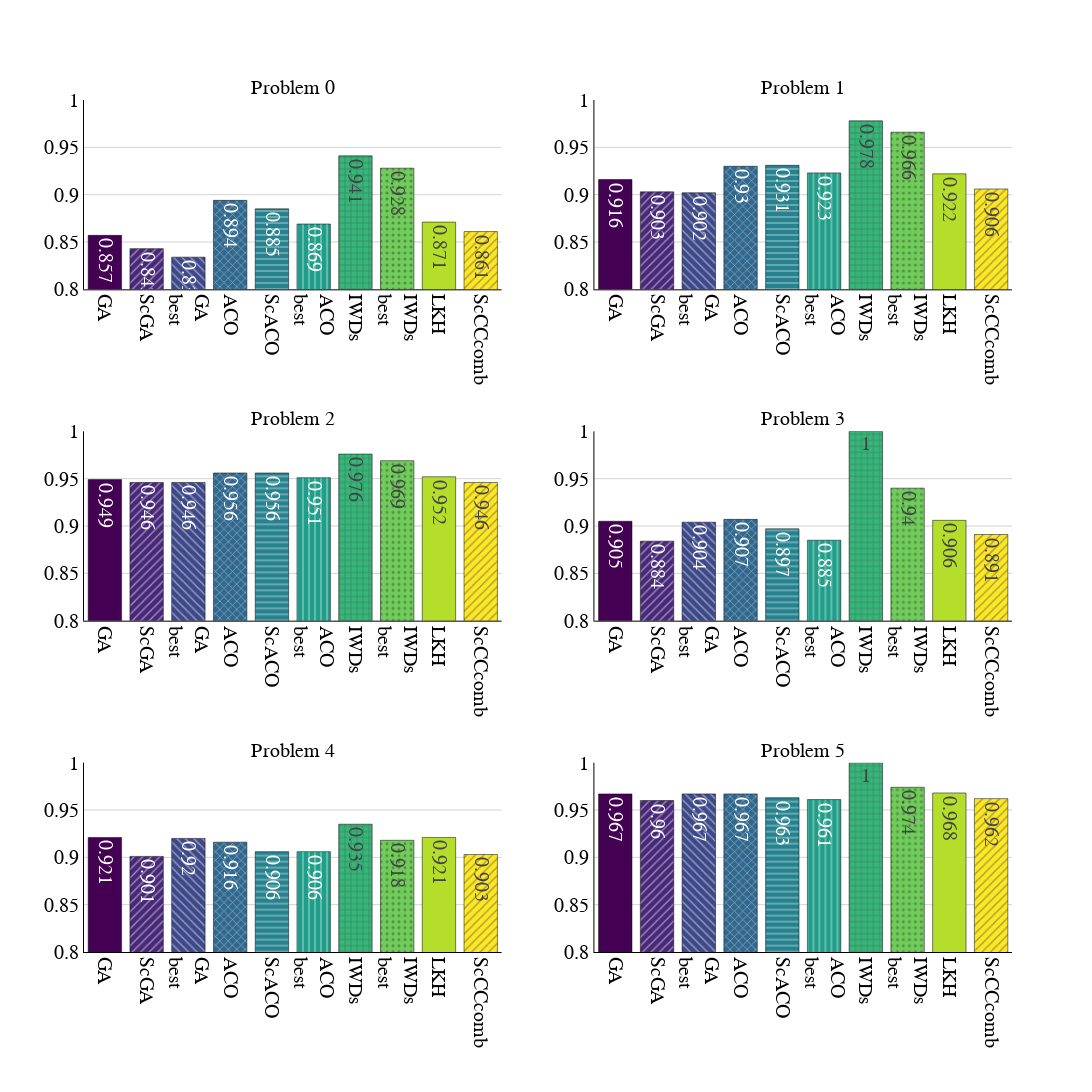

Write notebook code for a chart like this one.
### Code cell
make_bar_plot_for_problems(data_PO)

### Figure 1 — Plotly figure (JSON) as saved in the notebook; plotly's stock layout.template omitted (floating-point values rounded to 4 significant figures)
{"data": [{"marker": {"color": [0, 1, 2, 3, 4, 5, 6, 7, 8, 9], "colorscale": [[0, "#440154"], [0.1111, "#482878"], [0.2222, "#3e4989"], [0.3333, "#31688e"], [0.4444, "#26828e"], [0.5556, "#1f9e89"], [0.6667, "#35b779"], [0.7778, "#6ece58"], [0.8889, "#b5de2b"], [1, "#fde725"]], "line": {"color": "black"}, "pattern": {"shape": ["", "/", "\\", "x", "-", "|", "+", ".", "", "/", "\\", "x", "-", "|", "+", ".", "", "/", "\\", "x", "-", "|", "+", "."], "size": 6}}, "text": [0.857, 0.843, 0.834, 0.894, 0.885, 0.869, 0.941, 0.928, 0.871, 0.861], "type": "bar", "x": ["GA ", "ScGA", "GA <br>best", "ACO ", "ScACO", "ACO <br>best", "IWDs ", "IWDs <br>best", "LKH", "ScCCcomb"], "xaxis": "x", "y": [0.857, 0.843, 0.834, 0.894, 0.885, 0.869, 0.941, 0.928, 0.871, 0.861], "yaxis": "y"}, {"marker": {"color": [0, 1, 2, 3, 4, 5, 6, 7, 8, 9], "colorscale": [[0, "#440154"], [0.1111, "#482878"], [0.2222, "#3e4989"], [0.3333, "#31688e"], [0.4444, "#26828e"], [0.5556, "#1f9e89"], [0.6667, "#35b779"], [0.7778, "#6ece58"], [0.8889, "#b5de2b"], [1, "#fde725"]], "line": {"color": "black"}, "pattern": {"shape": ["", "/", "\\", "x", "-", "|", "+", ".", "", "/", "\\", "x", "-", "|", "+", ".", "", "/", "\\", "x", "-", "|", "+", "."], "size": 6}}, "text": [0.916, 0.903, 0.902, 0.93, 0.931, 0.923, 0.978, 0.966, 0.922, 0.906], "type": "bar", "x": ["GA ", "ScGA", "GA <br>best", "ACO ", "ScACO", "ACO <br>best", "IWDs ", "IWDs <br>best", "LKH", "ScCCcomb"], "xaxis": "x2", "y": [0.916, 0.903, 0.902, 0.93, 0.931, 0.923, 0.978, 0.966, 0.922, 0.906], "yaxis": "y2"}, {"marker": {"color": [0, 1, 2, 3, 4, 5, 6, 7, 8, 9], "colorscale": [[0, "#440154"], [0.1111, "#482878"], [0.2222, "#3e4989"], [0.3333, "#31688e"], [0.4444, "#26828e"], [0.5556, "#1f9e89"], [0.6667, "#35b779"], [0.7778, "#6ece58"], [0.8889, "#b5de2b"], [1, "#fde725"]], "line": {"color": "black"}, "pattern": {"shape": ["", "/", "\\", "x", "-", "|", "+", ".", "", "/", "\\", "x", "-", "|", "+", ".", "", "/", "\\", "x", "-", "|", "+", "."], "size": 6}}, "text": [0.949, 0.946, 0.946, 0.956, 0.956, 0.951, 0.976, 0.969, 0.952, 0.946], "type": "bar", "x": ["GA ", "ScGA", "GA <br>best", "ACO ", "ScACO", "ACO <br>best", "IWDs ", "IWDs <br>best", "LKH", "ScCCcomb"], "xaxis": "x3", "y": [0.949, 0.946, 0.946, 0.956, 0.956, 0.951, 0.976, 0.969, 0.952, 0.946], "yaxis": "y3"}, {"marker": {"color": [0, 1, 2, 3, 4, 5, 6, 7, 8, 9], "colorscale": [[0, "#440154"], [0.1111, "#482878"], [0.2222, "#3e4989"], [0.3333, "#31688e"], [0.4444, "#26828e"], [0.5556, "#1f9e89"], [0.6667, "#35b779"], [0.7778, "#6ece58"], [0.8889, "#b5de2b"], [1, "#fde725"]], "line": {"color": "black"}, "pattern": {"shape": ["", "/", "\\", "x", "-", "|", "+", ".", "", "/", "\\", "x", "-", "|", "+", ".", "", "/", "\\", "x", "-", "|", "+", "."], "size": 6}}, "text": [0.905, 0.884, 0.904, 0.907, 0.897, 0.885, 1, 0.94, 0.906, 0.891], "type": "bar", "x": ["GA ", "ScGA", "GA <br>best", "ACO ", "ScACO", "ACO <br>best", "IWDs ", "IWDs <br>best", "LKH", "ScCCcomb"], "xaxis": "x4", "y": [0.905, 0.884, 0.904, 0.907, 0.897, 0.885, 1, 0.94, 0.906, 0.891], "yaxis": "y4"}, {"marker": {"color": [0, 1, 2, 3, 4, 5, 6, 7, 8, 9], "colorscale": [[0, "#440154"], [0.1111, "#482878"], [0.2222, "#3e4989"], [0.3333, "#31688e"], [0.4444, "#26828e"], [0.5556, "#1f9e89"], [0.6667, "#35b779"], [0.7778, "#6ece58"], [0.8889, "#b5de2b"], [1, "#fde725"]], "line": {"color": "black"}, "pattern": {"shape": ["", "/", "\\", "x", "-", "|", "+", ".", "", "/", "\\", "x", "-", "|", "+", ".", "", "/", "\\", "x", "-", "|", "+", "."], "size": 6}}, "text": [0.921, 0.901, 0.92, 0.916, 0.906, 0.906, 0.935, 0.918, 0.921, 0.903], "type": "bar", "x": ["GA ", "ScGA", "GA <br>best", "ACO ", "ScACO", "ACO <br>best", "IWDs ", "IWDs <br>best", "LKH", "ScCCcomb"], "xaxis": "x5", "y": [0.921, 0.901, 0.92, 0.916, 0.906, 0.906, 0.935, 0.918, 0.921, 0.903], "yaxis": "y5"}, {"marker": {"color": [0, 1, 2, 3, 4, 5, 6, 7, 8, 9], "colorscale": [[0, "#440154"], [0.1111, "#482878"], [0.2222, "#3e4989"], [0.3333, "#31688e"], [0.4444, "#26828e"], [0.5556, "#1f9e89"], [0.6667, "#35b779"], [0.7778, "#6ece58"], [0.8889, "#b5de2b"], [1, "#fde725"]], "line": {"color": "black"}, "pattern": {"shape": ["", "/", "\\", "x", "-", "|", "+", ".", "", "/", "\\", "x", "-", "|", "+", ".", "", "/", "\\", "x", "-", "|", "+", "."], "size": 6}}, "text": [0.967, 0.96, 0.967, 0.967, 0.963, 0.961, 1, 0.974, 0.968, 0.962], "type": "bar", "x": ["GA ", "ScGA", "GA <br>best", "ACO ", "ScACO", "ACO <br>best", "IWDs ", "IWDs <br>best", "LKH", "ScCCcomb"], "xaxis": "x6", "y": [0.967, 0.96, 0.967, 0.967, 0.963, 0.961, 1, 0.974, 0.968, 0.962], "yaxis": "y6"}], "layout": {"annotations": [{"font": {"size": 20}, "showarrow": false, "text": "Problem 0", "x": 0.225, "xanchor": "center", "xref": "paper", "y": 1, "yanchor": "bottom", "yref": "paper"}, {"font": {"size": 20}, "showarrow": false, "text": "Problem 1", "x": 0.775, "xanchor": "center", "xref": "paper", "y": 1, "yanchor": "bottom", "yref": "paper"}, {"font": {"size": 20}, "showarrow": false, "text": "Problem 2", "x": 0.225, "xanchor": "center", "xref": "paper", "y": 0.6111, "yanchor": "bottom", "yref": "paper"}, {"font": {"size": 20}, "showarrow": false, "text": "Problem 3", "x": 0.775, "xanchor": "center", "xref": "paper", "y": 0.6111, "yanchor": "bottom", "yref": "paper"}, {"font": {"size": 20}, "showarrow": false, "text": "Problem 4", "x": 0.225, "xanchor": "center", "xref": "paper", "y": 0.2222, "yanchor": "bottom", "yref": "paper"}, {"font": {"size": 20}, "showarrow": false, "text": "Problem 5", "x": 0.775, "xanchor": "center", "xref": "paper", "y": 0.2222, "yanchor": "bottom", "yref": "paper"}], "autosize": false, "font": {"color": "black", "family": "Times New Roman", "size": 20}, "height": 1200, "showlegend": false, "width": 1200, "xaxis": {"anchor": "y", "domain": [0, 0.45], "linecolor": "black", "linewidth": 1, "showline": true, "tickangle": 90, "title": {"text": ""}}, "xaxis2": {"anchor": "y2", "domain": [0.55, 1], "linecolor": "black", "linewidth": 1, "showline": true, "tickangle": 90, "title": {"text": ""}}, "xaxis3": {"anchor": "y3", "domain": [0, 0.45], "linecolor": "black", "linewidth": 1, "showline": true, "tickangle": 90, "title": {"text": ""}}, "xaxis4": {"anchor": "y4", "domain": [0.55, 1], "linecolor": "black", "linewidth": 1, "showline": true, "tickangle": 90, "title": {"text": ""}}, "xaxis5": {"anchor": "y5", "domain": [0, 0.45], "linecolor": "black", "linewidth": 1, "showline": true, "tickangle": 90, "title": {"text": ""}}, "xaxis6": {"anchor": "y6", "domain": [0.55, 1], "linecolor": "black", "linewidth": 1, "showline": true, "tickangle": 90, "title": {"text": ""}}, "yaxis": {"anchor": "x", "domain": [0.7778, 1], "gridcolor": "lightgray", "linecolor": "black", "linewidth": 1, "range": [0.8, 1], "showline": true, "title": {"text": ""}}, "yaxis2": {"anchor": "x2", "domain": [0.7778, 1], "gridcolor": "lightgray", "linecolor": "black", "linewidth": 1, "range": [0.8, 1], "showline": true, "title": {"text": ""}}, "yaxis3": {"anchor": "x3", "domain": [0.3889, 0.6111], "gridcolor": "lightgray", "linecolor": "black", "linewidth": 1, "range": [0.8, 1], "showline": true, "title": {"text": ""}}, "yaxis4": {"anchor": "x4", "domain": [0.3889, 0.6111], "gridcolor": "lightgray", "linecolor": "black", "linewidth": 1, "range": [0.8, 1], "showline": true, "title": {"text": ""}}, "yaxis5": {"anchor": "x5", "domain": [0, 0.2222], "gridcolor": "lightgray", "linecolor": "black", "linewidth": 1, "range": [0.8, 1], "showline": true, "title": {"text": ""}}, "yaxis6": {"anchor": "x6", "domain": [0, 0.2222], "gridcolor": "lightgray", "linecolor": "black", "linewidth": 1, "range": [0.8, 1], "showline": true, "title": {"text": ""}}}}
